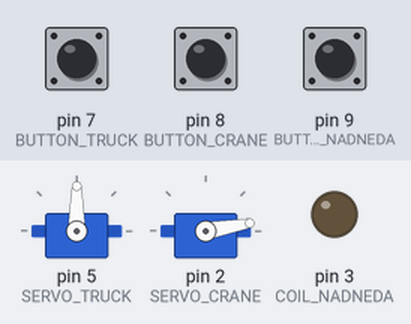
Recording of a sketch running on a simulated Arduino Nano, built with avr-gcc and run on an emulated ATmega328P. Shown: 2 × servo, output pins drawn as LEDs (lit = HIGH). Inputs (shaded band) come from the test bench; at power-on: pin 7 (BUTTON_TRUCK) HIGH, pin 8 (BUTTON_CRANE) HIGH, pin 9 (BUTTON_NADNEDA) HIGH.

Above: at 1.2 s.
1.3 s: pin 7 (BUTTON_TRUCK) pulled LOW for 0.15 s
At 1.9 s:
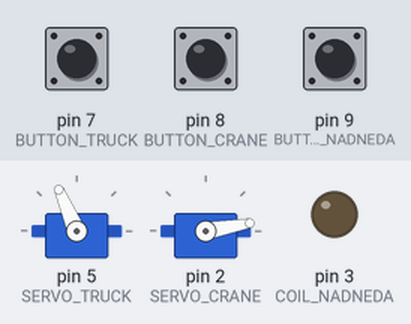
4.3 s: pin 8 (BUTTON_CRANE) pulled LOW for 1 s
At 5.42 s:
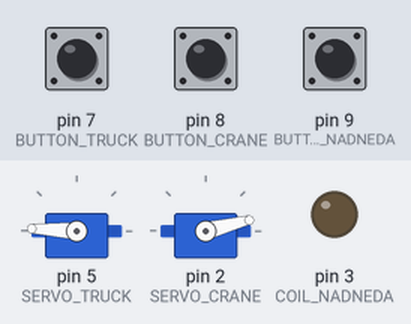
8.0 s: pin 9 (BUTTON_NADNEDA) pulled LOW for 1 s
11.0 s: pin 7 (BUTTON_TRUCK) pulled LOW for 1 s
At 12.12 s:
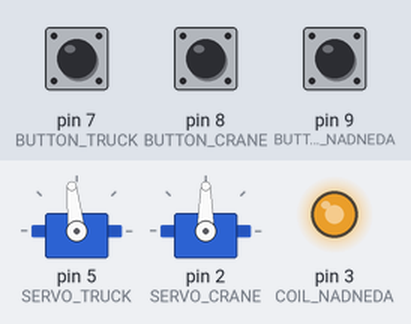
14.0 s: pin 8 (BUTTON_CRANE) pulled LOW for 0.15 s
At 14.3 s:
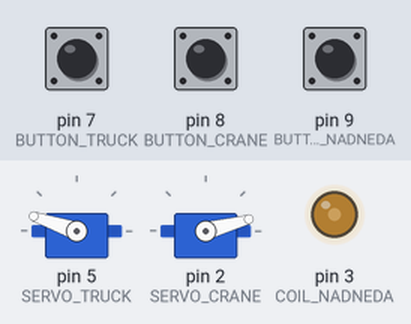
17.0 s: pin 7 (BUTTON_TRUCK) pulled LOW for 3.2 s
Timing chart, 0 to 25.6 s (numbered marks = the images above; inputs shaded):
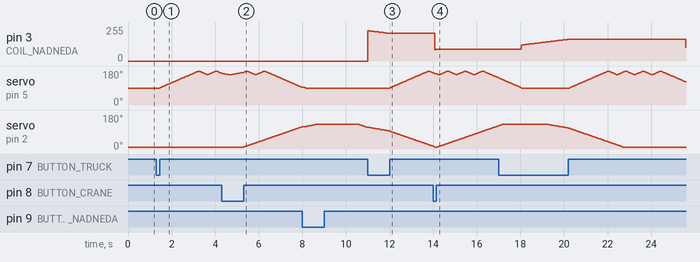

Measured:
- after the input at 4.3 s, servo on pin 2 (SERVO_CRANE): moves from 10° to 117° over 2.7 s, starting after 1.0 s
- after the input at 8.0 s, pin 3 (COIL_NADNEDA): 0/255 → 227/255 after 3.0 s
- after the input at 11.0 s, servo on pin 5 (SERVO_TRUCK): rises from 90° to 180° in 1.8 s, then falls to 170° in 0.21 s
- after the input at 14.0 s, pin 3 (COIL_NADNEDA): 208/255 → 87/255 after 0.08 s

The sketch:

truck_crane_nadneda.ino
```cpp
#include "FONCTION_AND_CONST.h"

void setup() {
  //Serial.begin(BAUDERATE);      // Start serial communication at the specified baud rate
  pinMode(BUTTON_TRUCK, INPUT_PULLUP);
  pinMode(BUTTON_CRANE, INPUT_PULLUP);
  pinMode(BUTTON_NADNEDA, INPUT_PULLUP);

  servo_truck.attach(SERVO_TRUCK); // pin de signal
  pinMode(COIL_NADNEDA, OUTPUT);
  servo_crane.attach(SERVO_CRANE);

  servo_crane.write(pos_servo_crane);
  servo_truck.write(pos_servo_truck); // Stop position (optional)
  digitalWrite(COIL_NADNEDA, LOW);

  wdt_enable(WDTO_4S);// Enable the watchdog timer with a 4-second timeout
  //Serial.println("init");

}

void loop() {

  now = millis();
  wdt_reset();

  ////////////////////////////NADNEDA//////////////////////////
  if (!active_nadneda){
    if (PRESS_BUTTON(BUTTON_NADNEDA, check_nadneda)) {
        //Serial.println("enter to the press button nadneda");
        active_nadneda = true;
    }
  }

  if (active_nadneda) {
    NADNEDA();
    //Serial.println("enter to nadneda");
    if (nadneda_counter >=  CYCLE_NADNEDA) {
      active_nadneda = false;
      analogWrite(COIL_NADNEDA, 0);
      nadneda_counter = 0;
    }
  }


  ////////////////////////////TRUCK///////////////////////////////
  if (!active_truck){
    if (PRESS_BUTTON(BUTTON_TRUCK, check_truck)) {
      //Serial.println("enter to the press button truck");
      active_truck = true;
    }
  }

  if (active_truck) {
    //Serial.println("enter to the active motor");
    TRUCK();
    if (pos_servo_truck ==  MIN_ANGLE_TRUCK) {
      active_truck = false;
      servo_truck.write(pos_servo_truck); // Stop position (optional)

    }
  }

  /////////////////////////////CRANE//////////////////////////////

  if (!active_crane){
    if (PRESS_BUTTON(BUTTON_CRANE, check_crane)) {
      //Serial.println("enter to the press button");
      active_crane = true;
    }
  }

  if (active_crane) {
    //Serial.println("enter to the active motor");
    CRANE();
    if (crane_counter >=  CYCLE_CRANE) {
      //Serial.println("enter to the STOP");
      active_crane = false;
      crane_counter = 0;
      servo_crane.write(pos_servo_crane);
    }

  }

}
```

FONCTION_AND_CONST.h
```cpp
#ifndef FONCTION_AND_CONST
#define FONCTION_AND_CONST

#include <Wire.h>
#include <avr/wdt.h>
#include <Servo.h>

Servo servo_truck;
Servo servo_crane;

#define SERVO_CRANE   2
#define COIL_NADNEDA  3
#define SERVO_TRUCK   5

#define BUTTON_TRUCK   7
#define BUTTON_CRANE   8
#define BUTTON_NADNEDA 9


/*
 * Arduino Nano pin mapping reference
 * (For reference only; not all pins are used here.)
 *                       ---------
 *                   TXD-|       |-Vin
 *                   RXD-|       |-GND
 *                   RST-|       |-RST
 *                   GND-|       |-+5V
 *      SERVO_CRANE   D2-|       |-A7
 *      COIL_NADNEDA  D3-|       |-A6
 *                    D4-|       |-A5
 *      SERVO_TRUCK   D5-|       |-A4
 *                    D6-|       |-A3
 *    BUTTON_TRUCK    D7-|       |-A2
 *    BUTTON_CRANE    D8-|       |-A1
 *    BUTTON_NADNEDA  D9-|       |-A0
 *                   D10-|       |-Ref
 *                   D11-|       |-3.3V
 *                   D12-|       |-D13
 *                        --USB--
 */

const uint16_t BOUNCE_TIME = 50;
const uint16_t BAUDERATE = 9600;
bool check_truck = LOW;
bool check_crane = LOW;
bool check_nadneda = LOW;
unsigned long now = 0;


// Variables for nadneda
bool active_nadneda = false;                // Flag indicating if nadneda is active
unsigned long last_pwm_update = 0;          // Timer to control PWM update frequency
int nadneda_counter = 0;                    // Counter for the number of complete PWM oscillation cycles
int pos_pwm = 0;                            // Current PWM value
int pwm_step = 1;                           // PWM increment or decrement step

// Constants for nadneda PWM control
const unsigned long PWM_INTERVAL = 7;       // Time in milliseconds between PWM updates
const int CYCLE_NADNEDA = 5;                // Number of desired oscillation cycles (not used directly in function)
const int MAX_PWM = 255;                    // Maximum PWM value
const int MIN_PWM = 0;                      // Minimum PWM value


// Variables for truck
bool active_truck = false;                  // Flag indicating if the truck is active
unsigned long last_truck_update = 0;        // Timer to control the update rate of the truck servo
int pos_servo_truck = 90;                   // Current angle position of the truck servo
int truck_step = 1;                         // Step increment or decrement for servo movement
int bounce_counter = 0;                     // Counter for the number of remaining bounce cycles
bool bounce_phase = false;                  // Flag indicating if the servo is in bounce mode (between 160° and 180°)
bool descending_to_min_angle = false;       // Flag indicating if the servo is descending toward 90° after bouncing

// Constants for truck servo control
const unsigned long TRUCK_TIME_INTERVAL = 20; // Time in milliseconds between servo updates
const int MAX_ANGLE_TRUCK = 180;              // Maximum angle the truck should reach
const int MIN_ANGLE_TRUCK = 90;               // Minimum angle the truck should return to
const int ANGLE_BOUNCE = 160;                 // Intermediate bounce angle during bouncing
const int NUM_OF_BOUNCE = 4;                  // Number of bounce cycles before descending


// Variables for crane
bool active_crane = false;                // Flag indicating if the crane is active
unsigned long last_crane_update = 0;      // Timer to control the update rate of the servo
int pos_servo_crane = 10;                 // Current angle position of the crane servo
int crane_step = 1;                       // Step increment or decrement for servo movement
int crane_counter = 0;                    // Counter to track how many full cycles the crane has completed
bool ascending_to_max_angle = true;       // Flag indicating if the crane is currently ascending
bool pausing_at_max_angle = false;        // Flag indicating if the crane is in pause state at max angle
unsigned long pause_start_time = 0;       // Timestamp when the pause at max angle started

// Constants for crane servo control
const int CYCLE_CRANE = 1;                         // Number of up-down cycles to perform (not used directly in CRANE function)
const unsigned long PAUSE_AT_MAX_ANGLE = 2000;     // Duration in milliseconds to pause at max angle (e.g. 2 seconds)
const int MAX_ANGLE_CRANE = 130;                   // Maximum angle the crane should reach
const int MIN_ANGLE_CRANE = 10;                    // Minimum angle the crane should reach
const unsigned long CRANE_SPEED_INTERVAL = 25;     // Time in milliseconds between servo updates (controls speed)


bool PRESS_BUTTON(int IO , bool check) {
  // Check if the button is pressed
  if (digitalRead(IO) == LOW && check == LOW) {
     //Serial.println("press :");
     check = HIGH;         // Mark that the button is being pressed
    delay(BOUNCE_TIME); // Apply debounce delay
  }

  // Check if the button is released
  if (digitalRead(IO) == HIGH && check == HIGH) {
    //Serial.println("unpress");
    check = LOW;  // Reset the state for the next button press
    return HIGH;  // Indicate that the button was successfully pressed and released
  }
  return LOW; // Return false if the button is not in the desired state
}


void NADNEDA() {
  // Handle the coil PWM
  if (now - last_pwm_update >= PWM_INTERVAL) {
    pos_pwm += pwm_step;              // Update PWM position
    last_pwm_update = now;
    analogWrite(COIL_NADNEDA, pos_pwm); // Send PWM signal to the coil

    if (pos_pwm >= MAX_PWM || pos_pwm <= MIN_PWM) {
      pwm_step = -pwm_step;           // Reverse direction at limits
    }

    if (pos_pwm == MIN_PWM) {
      nadneda_counter++;              // Count full oscillation cycles
    }
  }
}

void TRUCK() {
  // Handle truck servo movement
  if (now - last_truck_update >= TRUCK_TIME_INTERVAL) {
    last_truck_update = now;
    servo_truck.write(pos_servo_truck); // Update servo position

    if (bounce_phase) {
      // During bounce phase between ANGLE_BOUNCE° and MAX_ANGLE
      pos_servo_truck += truck_step;
      if (pos_servo_truck >= MAX_ANGLE_TRUCK) {
        truck_step = -1; // Start descending
      }
      else if (pos_servo_truck <= ANGLE_BOUNCE) {
        bounce_counter--; // One bounce completed
        if (bounce_counter > 0) {
          truck_step = 1; // Go up again for another bounce
        }
        else {
          bounce_phase = false;             // End of bouncing
          descending_to_min_angle = true;   // Start descending to 90°
          truck_step = -1;
        }
      }
    }
    else if (descending_to_min_angle) {
      // After bouncing, go down to min angle
      pos_servo_truck += truck_step;
      if (pos_servo_truck <= MIN_ANGLE_TRUCK) {
        descending_to_min_angle = false; // End of sequence
        truck_step = 1;
      }
    }
    else {
      // Regular upward motion from min to max angle
      pos_servo_truck += truck_step;
      if (pos_servo_truck >= MAX_ANGLE_TRUCK) {
        bounce_phase = true;            // Start bounce phase
        bounce_counter = NUM_OF_BOUNCE; // Set number of bounces
        truck_step = -1;
      }
    }
  }
}


void CRANE() {
  // Handle crane servo movement
  if (now - last_crane_update >= CRANE_SPEED_INTERVAL) {
    last_crane_update = now;

    if (pausing_at_max_angle) {
      // Waiting phase at MAX_ANGLE_CRANE
      if (now - pause_start_time >= PAUSE_AT_MAX_ANGLE) {
        // End of pause, start descending
        pausing_at_max_angle = false;
        ascending_to_max_angle = false;
        crane_step = -1;
      }
      return; // Do nothing else during pause
    }

    servo_crane.write(pos_servo_crane); // Update servo position

    if (ascending_to_max_angle) {
      // Ascend toward MAX_ANGLE_CRANE
      pos_servo_crane += crane_step;
      if (pos_servo_crane >= MAX_ANGLE_CRANE) {
        pos_servo_crane = MAX_ANGLE_CRANE; // Clamp to max angle
        servo_crane.write(pos_servo_crane); // Apply final position

        // Start pause at top
        pausing_at_max_angle = true;
        pause_start_time = now;
      }
    }
    else {
      // Descend toward MIN_ANGLE_CRANE
      pos_servo_crane += crane_step;
      if (pos_servo_crane <= MIN_ANGLE_CRANE) {
        pos_servo_crane = MIN_ANGLE_CRANE; // Clamp to min angle
        servo_crane.write(pos_servo_crane); // Apply final position

        ascending_to_max_angle = true; // Prepare next cycle
        crane_step = 1;
        crane_counter++; // One full up-down cycle complete
      }
    }
  }
}


#endif
```
